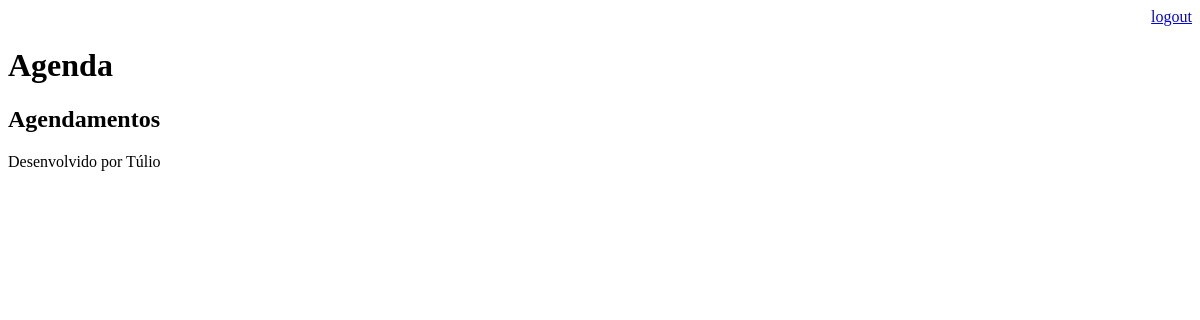
The app's page /Agenda/ (signed in), older data.
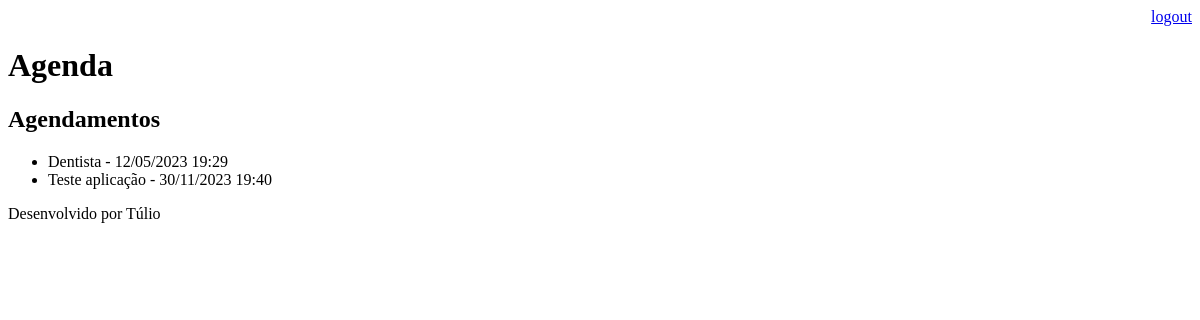
The same page, newer data.
### core/models.py (models this page shows, shortened)
class Evento(models.Model):
    id = models.BigAutoField(auto_created=True, primary_key=True, serialize=False, verbose_name='ID')
    titulo = models.CharField(max_length=100)
    descricao = models.TextField(blank=True, null=True)
    data_evento = models.DateTimeField(verbose_name='Data do Evento')
    data_criacao = models.DateTimeField(auto_now=True, verbose_name='DATA DA CRIAÇÃO')
    usuario = models.ForeignKey(User, on_delete=models.CASCADE)
    def get_data_evento(self):
        return self.data_evento.strftime("%d/%m/%Y %H:%M")

### core/views.py (the view)
# urls.py: path('Agenda/', views.lista_eventos),
@login_required(login_url='/login/')
def lista_eventos(request):
    user = request.user
    usuario = request.user
    evento_instance = Evento.objects.filter(usuario=usuario)
    dados = {'Evento_instance': evento_instance}
    return render(request, 'agenda.html', dados)

### core/templates/agenda.html
{% extends "model_page.html" %}
{% block content %}
    <h2>Agendamentos</h2>
    <ul>
        {% for evento in Evento_instance %}
        <li>{{ evento.titulo }} - {{ evento.get_data_evento }}<br></li>
    {% endfor %}
    </ul>
{% endblock %}

### core/templates/model_page.html
<!DOCTYPE html>
<html lang="en">
<head>
    {% include "model_header.html" %}
</head>
<body>
    {% block content %} {% endblock %}
    {% include "model_footer.html" %}
</body>
</html>

### core/templates/model_header.html (shortened to what this page needs)
<div align="right">
        <a href="/logout">logout</a>
</div>
<h1>Agenda</h1>

### core/templates/model_footer.html
<p>Desenvolvido por Túlio</p>

Row changes from the older to the newer data that the page shows:
added Evento: titulo "Dentista", get_data_evento "12/05/2023 19:29"
added Evento: titulo "Teste aplicação", get_data_evento "30/11/2023 19:40"
